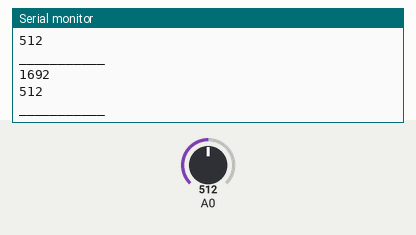
This sketch was run on a simulated Arduino Uno, built with avr-gcc and run on an emulated ATmega328P. Shown: the last lines printed to the serial monitor. Inputs (shaded band) come from the test bench; at power-on: A0 = 512. Random numbers use the default seed unless the sketch sets one.

Above: at 1.2 s.
1.3 s: A0 set to 716
At 2.6 s:
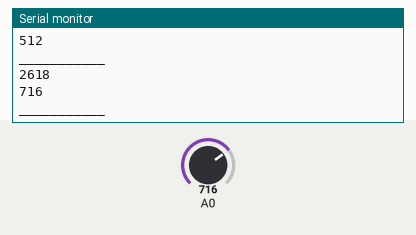
2.8 s: A0 set to 900
At 3.6 s:
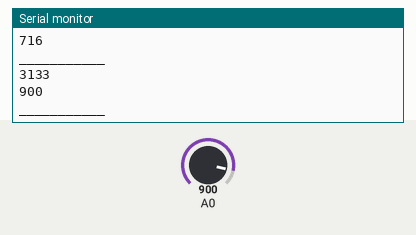
Timing chart, 0 to 5.8 s (numbered marks = the images above; inputs shaded):
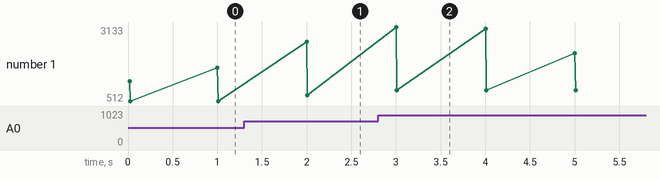

The sketch:

MyCode.ino
```cpp
#include "MyLibrary.h"

MyLib mylb(true);


void setup()
{
  // Serial.begin(9600);
  mylb.begin();
  randomSeed(analogRead(A0));
}

void loop()
{
  long rndNo = mylb.getRandomNumber();
  Serial.println(rndNo);
  Serial.println(analogRead(A0));
  Serial.println("___________");
  delay(1000);
}
```

MyLibrary.cpp
```cpp
#include "MyLibrary.h"

MyLib::MyLib(bool displayMsg){

  // Serial.begin(9600);
  _msg = displayMsg;
}

long MyLib::getRandomNumber(){
  unsigned long Number = random(100, 1000);
  return Number * getPi();
}

void MyLib::begin(int baudRate){
  Serial.begin(baudRate);
  if (_msg){
    Serial.println("Input is True!");
  }
}

float MyLib::getPi(){
  return 3.14;
}
```

MyLibrary.h
```cpp
#ifndef t1
#define t1

#if (ARDUINO >= 100)
  #include "Arduino.h"
#else
  #include "WProgram.h"
#endif

class MyLib{
  public:
    // Constructor
    MyLib(bool displayMsg);

    // Method
    long getRandomNumber();

    void begin(int baudRate = 9600);

  private:
    bool _msg;
    float getPi();
};

#endif
```

Measured:
- after the input at 1.3 s, the serial monitor: prints a new line after 0.71 s (image 1)
- after the input at 2.8 s, the serial monitor: prints a new line after 0.21 s (image 2)
- plotted number 1: 512 → 716 after the input at 1.3 s, 716 → 900 after the input at 2.8 s
